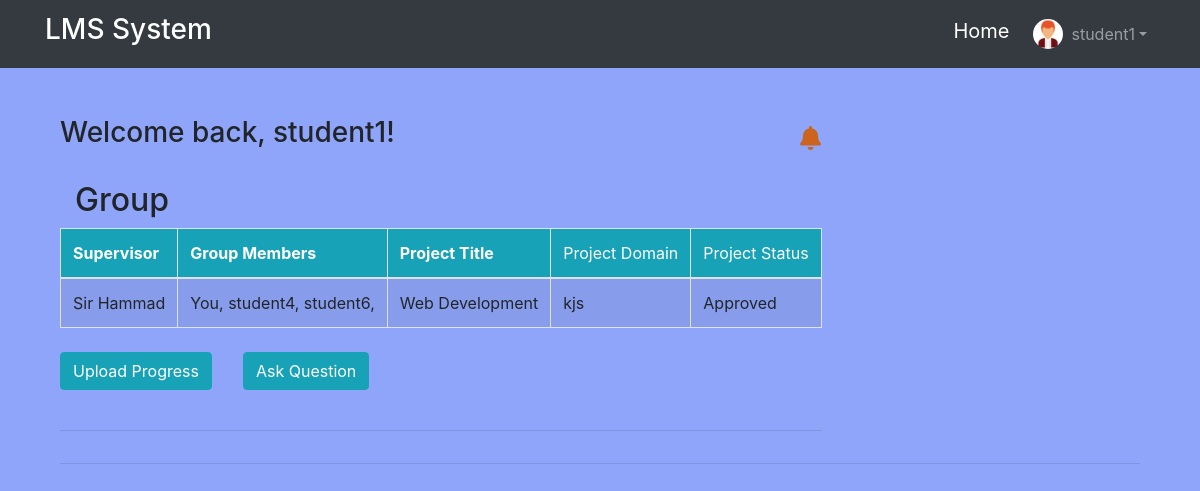
Screenshot of / (signed in) with the database file from the repository.
### custom_users/models.py (models this page shows, shortened)
class Profile(models.Model):
    user = models.OneToOneField(User, on_delete=models.CASCADE, related_name='customer_profile')
    profile_name = models.CharField(max_length=250)
    image = models.ImageField(default='default.jpg', upload_to='profile_pics')
    contact_no = models.CharField(max_length=20, blank=True, null=True)
    address = models.CharField(max_length=150, blank=True, null=True)
    admin = models.BooleanField(default=False)
    staff = models.BooleanField(default=False)
    class Meta:
        verbose_name_plural = 'Profiles'

### diagnostic_centers/models.py (models this page shows, shortened)
class Questionnaire(models.Model):
    LEARNING_STYLE_CHOICES = (
        ('visual', 'Visual Learner'),
        ('aural', 'Aural Learner'),
        ('kinesthetic', 'Kinesthetic Learner'),
        ('verbal', 'Verbal Learner'),
        ('analytical', 'Analytical Learner'),
        ('social', 'Social Learner'),
        ('solitary', 'Solitary Learner'),
    )
    PREDICTION_CHOICES = (
    ('Hardware', 'Hardware'),
    ('Web Development', 'Web Development'),
    ('AI', 'AI'),
    )
    user = models.ForeignKey(User, on_delete=models.CASCADE, null=True, blank=True,  unique=True)
    question1 = models.CharField(
        verbose_name='Question 1: How do you prefer to learn?',
        max_length=200,
        choices=LEARNING_STYLE_CHOICES,
        null=True,
        blank=True
    )
    question2 = models.CharField(
        verbose_name='Question 2: Which learning style suits you best?',
        max_length=200,
        choices=LEARNING_STYLE_CHOICES,
        null=True,
        blank=True
    )
    question3 = models.CharField(
        verbose_name='Question 3: What is your preferred learning method?',
        max_length=200,
        choices=LEARNING_STYLE_CHOICES,
        null=True,
        blank=True
    )
    question4 = models.CharField(
        verbose_name='Question 4: Which learning environment do you find most effective?',
        max_length=200,
        choices=LEARNING_STYLE_CHOICES,
        null=True,
        blank=True
    )
    question5 = models.CharField(
        verbose_name='Question 5: How do you like to process information?',
        max_length=200,
        choices=LEARNING_STYLE_CHOICES,
        null=True,
        blank=True
    )
    question6 = models.CharField(
        verbose_name='Question 6: Which learning approach resonates with you?',
        max_length=200,
        choices=LEARNING_STYLE_CHOICES,
        null=True,
        blank=True
    )
    question7 = models.CharField(
        verbose_name='Question 7: What type of learner are you?',
        max_length=200,
        choices=LEARNING_STYLE_CHOICES,
        null=True,
        blank=True
    )
    question8 = models.CharField(
        verbose_name='Question 8: How do you prefer to study or revise?',
        max_length=200,
        choices=LEARNING_STYLE_CHOICES,
        null=True,
        blank=True
    )
    question9 = models.CharField(
        verbose_name='Question 9: Which learning style feels most natural to you?',
        max_length=200,
        choices=LEARNING_STYLE_CHOICES,
        null=True,
        blank=True
    )
    question10 = models.CharField(
        verbose_name='Question 10: How do you engage with new information?',
        max_length=200,
        choices=LEARNING_STYLE_CHOICES,
        null=True,
        blank=True
    )
    prediction = models.CharField(max_length=200, choices=PREDICTION_CHOICES, blank=True)
    class Meta:
        verbose_name = 'Questionnaire'
        verbose_name_plural = 'All Questionnaire'

class ProjectUploads(models.Model):
    user = models.CharField(max_length=150, blank=True, null=True)
    title = models.CharField(max_length=100)
    description = models.TextField(blank=True, null=True)
    upload_file = models.FileField(upload_to='uploads/')
    remarks = models.TextField(blank=True, null=True)
    approved = models.BooleanField(default=False)
    class Meta:
        verbose_name = 'Project Proposal'
        verbose_name_plural = 'Project Proposals'

class DiagnosticAdmin(models.Model):
    username = models.CharField(max_length=20, unique=True, blank=False)
    password = models.CharField(max_length=100, unique=True, blank=False)
    field = models.CharField(max_length=200, choices=FIELD_CHOICES, blank=True)
    admin = models.BooleanField(default=True)
    class Meta:
        verbose_name = 'Supervisor'
        verbose_name_plural = 'Supervisors (Make supervisors)'

### source/views.py (the view, shortened to what this page needs)
# urls.py: path('', home, name='home'),
def home(request):
    def fetch_records():
        supervisors = list(DiagnosticAdmin.objects.all())
        students = list(Questionnaire.objects.all().order_by('prediction'))
        num_students = len(students)
        num_supervisors = len(supervisors)
        groups = []
        for i in range(0, num_students, 3):
            group_students = students[i:i + 3]
            group_supervisor = supervisors[i // 3 % num_supervisors]
            group = {
                'Supervisor': group_supervisor.username,
                'Students': [student.user for student in group_students],
                'Predictions': [student.prediction for student in group_students]
            }
            groups.append(group)
        remaining_students = num_students % 3
        if remaining_students:
            remaining_group_students = students[-remaining_students:]
            remaining_group_supervisor = supervisors[num_students // 3 % num_supervisors]
            remaining_group = {
                'Supervisor': remaining_group_supervisor.username,
                'Students': [student.user for student in remaining_group_students],
                'Predictions': [student.prediction for student in remaining_group_students]
            }
            groups.append(remaining_group)
        return groups
    record_groups = fetch_records()
    df = pd.DataFrame(record_groups)
    userid = request.user.id
    questions = Questionnaire.objects.filter(user_id=userid)
    project_uploads = ProjectUploads.objects.all()
    username = request.user.username
    num = 0
    student = dict()
    for _, row in df.iterrows():
        supervisor = row['Supervisor']
        title = row["Predictions"]
        student1 = str(row['Students'][num])
        try:
            student2 = str(row['Students'][num+1])
        except:student2 = ""
        try:
            student3 = str(row['Students'][num+2])
        except:student3 = ''
        if str(student1) == str(username):
            student.update(
                {
                    'Supervisor' : supervisor,
                    'Student1' : username,
                    'Student2' : student2,
                    'Student3' : student3,
                    'Title' : title[0],
                }
            )
        else:
            pass
    template = 'home.html'
    groups = Groups.objects.all()
    prediction = ""
    context = {'groups': groups,
               'username' : username,
               'project_uploads':project_uploads,
               'questions':questions,
               'student': student,
               }
    return render(request, template, context)

### source/templatetags/define_action.py (called while the page is built)
@register.filter
def has_approved_project(project_uploads, user):
    flag = False
    for project_upload in project_uploads:
        if project_upload.user == user:
            flag = True
            break
    return flag

@register.filter
def has_approved_project2(project_uploads, user):
    flag = False
    for project_upload in project_uploads:
        if project_upload.user == user:
            if project_upload.approved:
                flag = True
                break
    return flag

### templates/home.html (shortened to what this page needs)
{% extends 'base.html' %}
{% load static %}
{% block content %}
{% load  define_action %}
<head>
</head>
<body style="background-color: rgb(142, 165, 249);">
<div class="container">
    {% if user.is_authenticated %}
    <div class="row">
        <div class="col-md-8">
            <h3>Welcome back, {{ user.username }}!</h3>
        </div>
        <div class="col-md-4 text-end">
            {% if project_uploads|has_approved_project2:username == True %}
                <i class="fas fa-bell fa-shake" style="color: #cc641e; font-size: 24px; position: relative; top: 10px;"></i>
            {% endif %}
            </div>
    </div>
        {% if questions %}
        {% for question in questions %}
            {% if question.user|lower == request.user.username|lower %}
                  <div class="container mt-4">
                      <div class="row">
                          <div class="col-md-12">
                              <h2>Group</h2>
                          </div>
                         <div class="col-md-15">
                            <div class="table-responsive-xl">
                                <table class="table table-hover table-striped table-bordered">
                                  <thead class="bg-info text-white">
                                    <tr>
                                        <th>Supervisor</th>
                                        <th>Group Members</th>
                                        <th>Project Title</th>
                                        {% with approve=False %}
                                        {% with project_upload_user=False %}
                                        {% for project_upload in project_uploads %}
                                                {% if project_upload.user == username or project_upload.user == student.Student1 or project_upload.user == student.Student2 or project_upload.user == student.Student3 %}
                                                    <td>Project Domain</td>
                                                    <td>Project Status</td>
                                                {% endif %}
                                                {% endfor %}
                                        {% endwith %}
                                        {% endwith %}
                                    </tr>
                                </thead>
                                <tbody>
                                    {% for index in student %}
                                        {% if forloop.first %}
                                            <tr>
                                                <td>{{ student.Supervisor }}</td>
                                                <td>You,  {% if student.Student2 != username %}{{ student.Student2 }},{% endif %} {% if student.Student3 != username %}{{ student.Student3 }},{% endif %}</td>
                                                <td>{{ student.Title }}</td>
                                                {% for project_upload in project_uploads %}
                                                    {% if project_upload.user == username or project_upload.user == student.Student1 or project_upload.user == student.Student2 or project_upload.user == student.Student3 %}
                                                        <td>{{ project_upload.title }}</td>
                                                        <td>{% if project_upload.approved %}Approved{% else %}Pending.. {% endif %}</td>
                                                    {% endif %}
                                                {% endfor %}
                                            </tr>
                                        {% endif %}
                                        {% empty %}
                                            <tr>
                                                <td colspan="8">No Group Assigned As Yet.</td>
                                            </tr>
                                    {% endfor %}
                                 </tbody>
                                </table>
                                {% if project_uploads|has_approved_project2:username == True %}
                                    <div class="row mt-4">
                                        <div class='col-md-3'>
                                            <a href='http://127.0.0.1:8000/upload/' style="color:white;"><button type="button" class="btn btn-info" data-toggle="button" aria-pressed="false" autocomplete="off">
                                                Upload Progress
                                            </button>
                                            </a>
                                        </div>
                                        <div class=''>
                                            <a href='http://127.0.0.1:8000/chat/' style="color:white;"><button type="button" class="btn btn-info" data-toggle="button" aria-pressed="false" autocomplete="off">
                                                Ask Question
                                            </button>
                                            </a>
                                        </div>
                                    </div>
                                {% endif %}
              <br>
              <hr>
                              </div>
                          </div>
                      </div>
                  </div>
                  <hr>
            {% else %}
                <p>Please fill your questionnaire.</p>
                <a href="http://127.0.0.1:8000/questionnaire/" class="btn btn-primary">Fill Questionnaire</a>
            {% endif %}
        {% endfor %}
    {% else %}
        <a href="http://127.0.0.1:8000/questionnaire/" class="btn btn-primary">Fill Questionnaire</a>
    {% endif %}
<br>
    {% endif %}
</div>
</body>
{% endblock content %}

### templates/base.html (shortened to what this page needs)
{% load static %}
<!DOCTYPE html>
<html>
<head>
	<link rel="stylesheet" href="https://stackpath.bootstrapcdn.com/bootstrap/4.5.2/css/bootstrap.min.css">
</head>
<body>
	<nav class="navbar navbar-expand-lg navbar-dark bg-dark">
		<div class="container">
			<a class="navbar-brand" href="{% url 'home' %}"><h3>LMS System</h3></a>
			<div class="collapse navbar-collapse" id="navbarSupportedContent">
				<ul class="navbar-nav ml-auto">
					<li class="nav-item">
						<a class="navbar-brand" href="http://127.0.0.1:8000/">Home</a>
					</li>
					{% if user.is_authenticated %}
					<li class="nav-item dropdown user-profile">
						<a class="nav-link dropdown-toggle d-flex align-items-center" href="#" role="button"
							data-toggle="dropdown" aria-haspopup="true" aria-expanded="false">
							<img src="{{ user.customer_profile.image.url }}" alt="{{ user.username }}" class="rounded-circle"
								style="width: 30px; height: 30px;">
							<span class="ml-2">{{ user.username }}</span>
						</a>
					</li>
					{% endif %}
				</ul>
			</div>
		</div>
	</nav>
	<br><br>
	<div class="container">
		{% block content %} {% endblock %}
	</div>
</body>
</html>

### rows the page displays
Questionnaire: Title "Web Development"
ProjectUploads: user "Project Domain", title "kjs", approved "Approved"
DiagnosticAdmin: Supervisor "Sir Hammad"

### other values shown
{{ user.username }} "student1"
{{ student.Student2 }} "student4"
{{ student.Student3 }} "student6"
